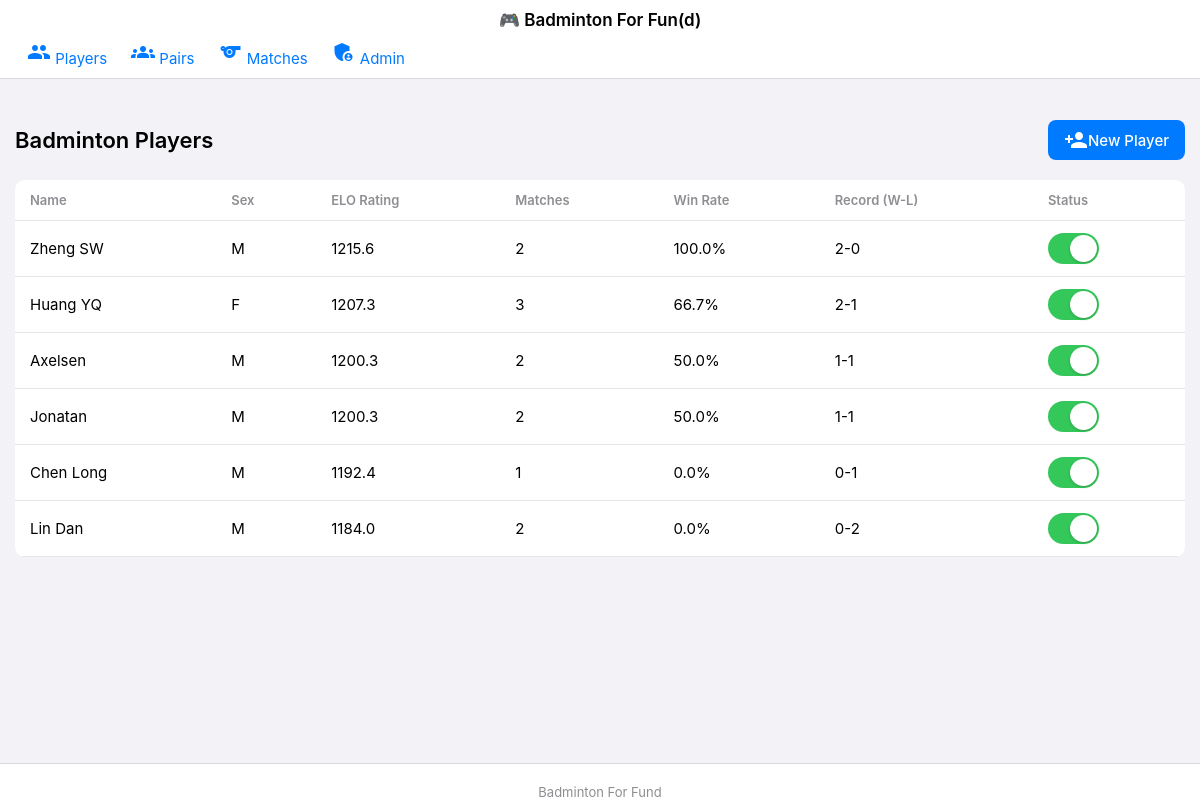
The page /players on the database its author committed.
### app.py (models this page shows)
class Player(db.Model):
    id = db.Column(db.Integer, primary_key=True)
    name = db.Column(db.String(80), nullable=False, unique=True)
    sex = db.Column(db.Enum(Sex), nullable=False, default=Sex.U)
    join_date = db.Column(db.DateTime, default=datetime.utcnow)
    is_active = db.Column(db.Boolean, default=True)
    elo_rating = db.Column(db.Float, default=1200.0)

### app.py (the view)
@app.route('/')
@app.route('/players')
def players():
    try:
        players = Player.query.all()
        for player in players:
            player_pairs = Pair.query.filter(
                (Pair.player1_id == player.id) |
                (Pair.player2_id == player.id)
            ).all()
            pair_ids = [pair.id for pair in player_pairs]
            wins = DoubleMatch.query.filter(
                DoubleMatch.winner_pair_id.in_(pair_ids)
            ).count()
            total_matches = DoubleMatch.query.filter(
                (DoubleMatch.team1_pair_id.in_(pair_ids)) |
                (DoubleMatch.team2_pair_id.in_(pair_ids))
            ).count()
            player.wins = wins
            player.losses = total_matches - wins
            player.total_matches = total_matches
            player.win_rate = (wins / total_matches * 100) if total_matches > 0 else -1
        players = sorted(players,
                        key=lambda x: (x.elo_rating,  # 首先按ELO排序
                                     x.win_rate if x.win_rate >= 0 else float('-inf'),
                                     -x.total_matches),
                        reverse=True)
        return render_template('players.html', players=players)
    except Exception as e:
        flash(f"Error loading players: {str(e)}")
        return render_template('players.html', players=[])

### templates/players.html (shortened to what this page needs)
{% extends "base.html" %}
{% block content %}
<div class="header">
    <h1>Badminton Players</h1>
    <a href="{{ url_for('add_player') }}" class="btn-add">
        <span class="material-icons">person_add</span>
        New Player
    </a>
</div>
{% if players %}
    <div class="table-container">
        <table class="table">
            <thead>
                <tr>
                    <th>Name</th>
                    <th>Sex</th>
                    <th>ELO Rating</th>
                    <th>Matches</th>
                    <th>Win Rate</th>
                    <th>Record (W-L)</th>
                    <th>Status</th>
                </tr>
            </thead>
            <tbody>
                {% for player in players %}
                <tr class="{% if not player.is_active %}inactive-player{% endif %}">
                    <td>{{ player.name }}</td>
                    <td>{{ player.sex.value }}</td>
                    <td>{{ "%.1f"|format(player.elo_rating) }}</td>
                    <td>{{ player.total_matches }}</td>
                    <td>
                        {% if player.win_rate >= 0 %}
                            {{ "%.1f"|format(player.win_rate) }}%
                        {% else %}
                            N/A
                        {% endif %}
                    </td>
                    <td>{{ player.wins }}-{{ player.losses }}</td>
                    <td>
                        <label class="toggle">
                            <span class="toggle-slider"></span>
                        </label>
                    </td>
                </tr>
                {% endfor %}
            </tbody>
        </table>
    </div>
{% endif %}
{% endblock %}

### static/style.css (style rules this page uses)
:root { --primary-color: #007AFF; --success-color: #34C759; --danger-color: #FF3B30; --background-color: #F2F2F7; --card-background: #FFFFFF; --text-color: #000000; --text-secondary: #8E8E93; }
body { margin: 0; padding: 0; font-family: -apple-system, BlinkMacSystemFont, sans-serif; background: var(--background-color); color: var(--text-color); -webkit-font-smoothing: antialiased; }
.table-container { background: var(--card-background); border-radius: 10px; margin: 10px 0; overflow-x: auto; -webkit-overflow-scrolling: touch; }
table { width: 100%; border-collapse: collapse; }
th { background: var(--card-background); padding: 12px 15px; text-align: left; font-weight: 600; font-size: 13px; color: var(--text-secondary); border-bottom: 1px solid rgba(0,0,0,0.1); }
td { padding: 12px 15px; border-bottom: 1px solid rgba(0,0,0,0.1); font-size: 15px; }
.btn-add { background: var(--primary-color); color: white; padding: 8px 16px; border-radius: 8px; text-decoration: none; display: inline-flex; align-items: center; font-size: 15px; font-weight: 500; }
.toggle { position: relative; display: inline-block; width: 51px; height: 31px; }
.toggle-slider { position: absolute; cursor: pointer; top: 0; left: 0; right: 0; bottom: 0; background-color: #E9E9EA; transition: .4s; border-radius: 31px; }
.toggle-slider:before { position: absolute; content: ""; height: 27px; width: 27px; left: 2px; bottom: 2px; background-color: white; transition: .4s; border-radius: 50%; box-shadow: 0 1px 3px rgba(0,0,0,0.2); }
.toggle input:checked + .toggle-slider { background-color: var(--success-color); }
.toggle input:checked + .toggle-slider:before { transform: translateX(20px); }
.header { display: flex; justify-content: space-between; align-items: center; margin-bottom: 20px; }
.header h1 { font-size: 22px; font-weight: 600; margin: 0; }

### rows shown on the page
Player: name "Zheng SW", sex.value "M", elo_rating "1215.6", total_matches "2", win_rate "100.0", wins "2", losses "0"
Player: name "Huang YQ", sex.value "F", elo_rating "1207.3", total_matches "3", win_rate "66.7", wins "2", losses "1"
Player: name "Axelsen", sex.value "M", elo_rating "1200.3", total_matches "2", win_rate "50.0", wins "1", losses "1"
Player: name "Jonatan", sex.value "M", elo_rating "1200.3", total_matches "2", win_rate "50.0", wins "1", losses "1"
Player: name "Chen Long", sex.value "M", elo_rating "1192.4", total_matches "1", win_rate "0.0", wins "0", losses "1"
Player: name "Lin Dan", sex.value "M", elo_rating "1184.0", total_matches "2", win_rate "0.0", wins "0", losses "2"
